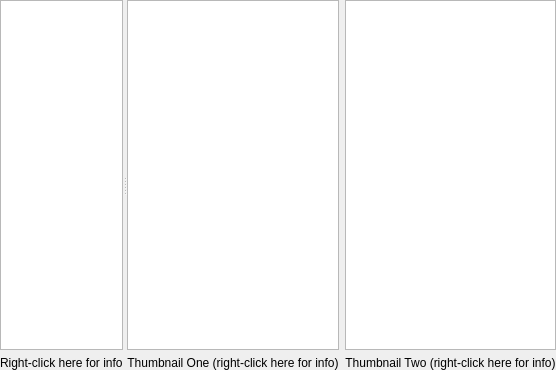
          <widget class="QSplitter" name="splitterOne">
           <property name="orientation">
            <enum>Qt::Horizontal</enum>
           </property>
           <widget class="QWidget" name="layoutWidget_11">
            <layout class="QVBoxLayout" name="verticalLayout_66">
             <item>
              <layout class="QVBoxLayout" name="verticalLayout_67">
               <item>
                <widget class="QTextEdit" name="textOut">
                 <property name="sizePolicy">
                  <sizepolicy hsizetype="Expanding" vsizetype="Expanding">
                   <horstretch>1</horstretch>
                   <verstretch>0</verstretch>
                  </sizepolicy>
                 </property>
                 <property name="font">
                  <font>
                   <family>Courier New</family>
                   <weight>75</weight>
                   <bold>true</bold>
                  </font>
                 </property>
                 <property name="toolTip">
                  <string/>
                 </property>
                </widget>
               </item>
              </layout>
             </item>
             <item>
              <widget class="QLabel" name="textOutLabel">
               <property name="toolTip">
                <string>&lt;html&gt;&lt;head/&gt;&lt;body&gt;&lt;p&gt;Here is the 'decoder' for the column headings:&lt;/p&gt;&lt;p&gt;signal = sum of all pixels included in the mask with the background (bkavg) subtracted from each one.&lt;/p&gt;&lt;p&gt;appsum = sum of all pixels included in the mask &lt;/p&gt;&lt;p&gt;bkavg = average background, calculated using a Robust Mean estimator with 50% outlier rejection.&lt;/p&gt;&lt;p&gt;bkstd = standard deviation of the background, calculated using a Robust Scale estimator with 50% outlier rejection (assumes gaussian distribution)&lt;/p&gt;&lt;p&gt;mskth = Thresh used in forming mask. This value is added to bkavg to compute binary mask&lt;/p&gt;&lt;p&gt;mskpx = number of pixels in binary mask - if negative, a default mask was used&lt;/p&gt;&lt;p&gt;cvxhull = convex hull: the area enclosed by a rubber band that surrounds the mask.&lt;/p&gt;&lt;p&gt;xpos = y position of centroid in image coordinates&lt;/p&gt;&lt;p&gt;ypos = x position of centroid in image coordinates&lt;/p&gt;&lt;p&gt;minpx = minimum value pixel contained in the pixels selected by the mask&lt;/p&gt;&lt;p&gt;maxpx = maximum value pixel contained in the pixels selected by the mask&lt;/p&gt;&lt;/body&gt;&lt;/html&gt;</string>
               </property>
               <property name="text">
                <string>Right-click here for info</string>
               </property>
              </widget>
             </item>
            </layout>
           </widget>
           <widget class="QWidget" name="layoutWidget_12">
            <layout class="QHBoxLayout" name="horizontalLayout_100">
             <item>
              <layout class="QVBoxLayout" name="verticalLayout_68">
               <item>
                <widget class="ImageView" name="thumbOneView">
                 <property name="minimumSize">
                  <size>
                   <width>0</width>
                   <height>350</height>
                  </size>
                 </property>
                </widget>
               </item>
               <item>
                <widget class="QLabel" name="thumbnailOneLabel">
                 <property name="toolTip">
                  <string>&lt;html&gt;&lt;head/&gt;&lt;body&gt;&lt;p&gt;&lt;span style=&quot; font-size:14pt;&quot;&gt;This panel shows a zoomed version of the image contained within the aperture boundaries.&lt;/span&gt;&lt;/p&gt;&lt;/body&gt;&lt;/html&gt;</string>
                 </property>
                 <property name="text">
                  <string>&lt;html&gt;&lt;head/&gt;&lt;body&gt;&lt;p&gt;Thumbnail One (right-click here for info)&lt;/p&gt;&lt;/body&gt;&lt;/html&gt;</string>
                 </property>
                 <property name="alignment">
                  <set>Qt::AlignCenter</set>
                 </property>
                </widget>
               </item>
              </layout>
             </item>
             <item>
              <layout class="QVBoxLayout" name="verticalLayout_69">
               <item>
                <widget class="ImageView" name="thumbTwoView"/>
               </item>
               <item>
                <widget class="QLabel" name="thumbnailTwoLabel">
                 <property name="toolTip">
                  <string>&lt;html&gt;&lt;head/&gt;&lt;body&gt;&lt;p&gt;This image shows the mask that will be applied to the image shown in Thumbnail One.&lt;/p&gt;&lt;p&gt;Currently, the 'mask' is dynamically calculated by the following steps: &lt;/p&gt;&lt;p&gt;1) Thumbnail One is blurred using a 5x5 pixel Gaussian.&lt;/p&gt;&lt;p&gt;2)&lt;span style=&quot; font-weight:600; color:#fc0107;&quot;&gt; 'mask threshold above background&lt;/span&gt;&lt;span style=&quot; color:#fc0107;&quot;&gt;'&lt;/span&gt; is used to turn the blurred Thumbnail One image into a binary image (only the values 0 and 1 are present) by setting to 0 all pixels that are &amp;lt;= &lt;span style=&quot; font-weight:600; color:#fc0107;&quot;&gt;'mask threshold above background&lt;/span&gt;&lt;span style=&quot; color:#fc0107;&quot;&gt;'&lt;/span&gt;&lt;span style=&quot; font-weight:600; color:#fc0107;&quot;/&gt;&lt;span style=&quot; color:#fc0107;&quot;&gt;+ bkavg&lt;/span&gt; and setting to 1 all pixels that are greater than &lt;span style=&quot; font-weight:600; color:#fc0107;&quot;&gt;'mask threshold above background&lt;/span&gt;&lt;span style=&quot; color:#fc0107;&quot;&gt;'&lt;/span&gt;&lt;span style=&quot; font-weight:600; color:#fc0107;&quot;/&gt;&lt;span style=&quot; color:#fc0107;&quot;&gt;+ bkavg&lt;/span&gt;. &lt;/p&gt;&lt;p&gt;3) The resulting binary image is processed to find all 'blobs' (connected groups of pixels with value 1).&lt;/p&gt;&lt;p&gt;4) The signal contained in each blob is computed (with background subtraction).&lt;/p&gt;&lt;p&gt;5) If a tracking star is present and this is a target star (non-yellow aperture), an additional constraint is enforced: the centroid of the 'blob' must lie within a 8 pixel radius of the aperture center. This helps suppress any bright stars that may be in the aperture, but not in the center.&lt;/p&gt;&lt;p&gt;6) The 'blob' found in step 5 is turned into the mask that is displayed in this thumbnail.&lt;/p&gt;&lt;/body&gt;&lt;/html&gt;</string>
                 </property>
                 <property name="text">
                  <string>&lt;html&gt;&lt;head/&gt;&lt;body&gt;&lt;p&gt;Thumbnail Two (right-click here for info)&lt;/p&gt;&lt;/body&gt;&lt;/html&gt;</string>
                 </property>
                 <property name="alignment">
                  <set>Qt::AlignCenter</set>
                 </property>
                </widget>
               </item>
              </layout>
             </item>
            </layout>
           </widget>
          </widget>
